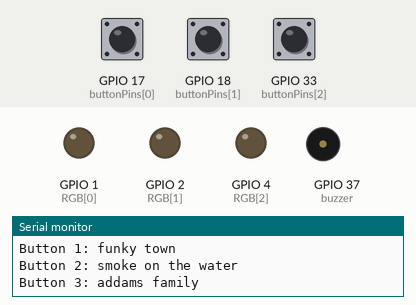
The program below on a simulated ESP32-S3. On the bench: output pins drawn as LEDs (lit = HIGH), buzzer (waves = sounding), the last lines printed to the serial monitor. The test bench sets the inputs (shaded band); at power-on: GPIO 17 (buttonPins[0]) HIGH, GPIO 18 (buttonPins[1]) HIGH, GPIO 33 (buttonPins[2]) HIGH.

Above: at 1.2 s.
1.3 s: GPIO 17 (buttonPins[0]) pulled LOW for 0.15 s
At 2.28 s:
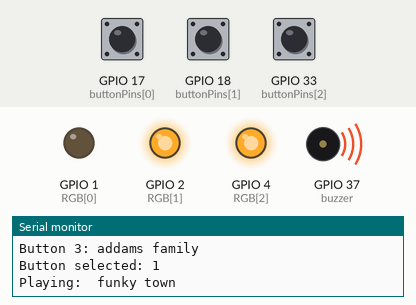
At 4.15 s:
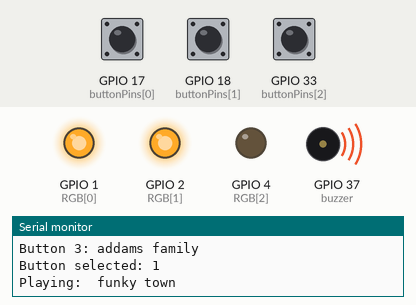
4.3 s: GPIO 18 (buttonPins[1]) pulled LOW for 0.15 s
7.4 s: GPIO 33 (buttonPins[2]) pulled LOW for 0.15 s
10.5 s: GPIO 33 (buttonPins[2]) pulled LOW for 1 s
14.5 s: GPIO 33 (buttonPins[2]) pulled LOW for 3.2 s
At 14.79 s:
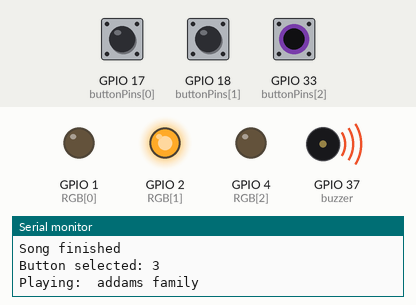
19.2 s: GPIO 17 (buttonPins[0]) driven LOW and GPIO 18 (buttonPins[1]) driven LOW and GPIO 33 (buttonPins[2]) driven LOW
At 19.66 s:
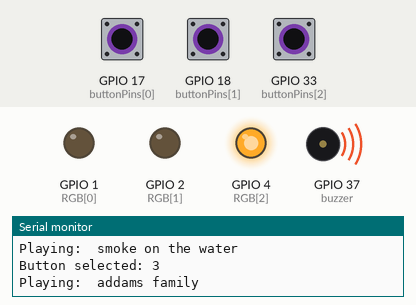
Timing chart, 0 to 23.2 s (numbered marks = the images above; inputs shaded):
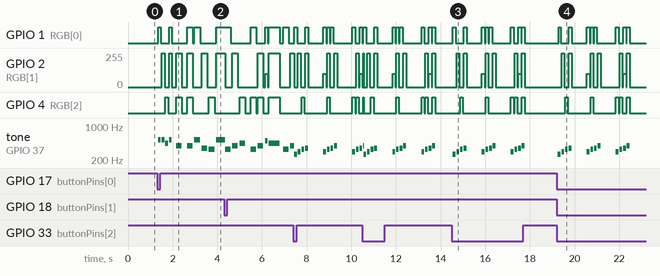

The program:

main.cpp
```cpp
#include <Arduino.h>

const int buttonPins[3] = {17, 18, 33};

const int RGB[3] = {1, 2, 4};

const int buzzer = 37;

const int NUM_SONGS = 3;
const int NUM_NOTES = 16;

const int NUM_RGB_PINS = 3;
const int NUM_BUTTONS = 3;

// -------------------- MUSICAL NOTES --------------------

const int REST    = 0;
const int NOTE_C4 = 262;
const int NOTE_D4 = 294;
const int NOTE_E4 = 330;
const int NOTE_F4 = 349;
const int NOTE_G4 = 392;
const int NOTE_A4 = 440;
const int NOTE_B4 = 494;
const int NOTE_C5 = 523;

// -------------------- SONG NAMES --------------------

const char* songNames[NUM_SONGS] ={
  " funky town",
  " smoke on the water",
  " addams family "
};

int melodies[NUM_SONGS][NUM_NOTES] = {

  // button 1 -- funkytown
  {
  NOTE_C5, NOTE_C5, NOTE_A4, NOTE_C5,
  REST, NOTE_G4, REST, NOTE_G4,
  NOTE_C5, NOTE_F4, NOTE_E4, NOTE_C5,
  REST, REST, REST, REST
  },

    // button 2 -- smoke on the water
  {
    NOTE_E4, NOTE_G4, NOTE_A4, REST,
    NOTE_E4, NOTE_G4, NOTE_B4, NOTE_A4,
    NOTE_E4, NOTE_G4, NOTE_A4, REST,
    NOTE_G4, NOTE_E4, REST,
    REST
  },

      // button 3 -- addams family
  {
    NOTE_C4, NOTE_D4, NOTE_E4, NOTE_F4,
    REST,    REST,    NOTE_D4, NOTE_E4,
    NOTE_F4, NOTE_G4, REST,    REST,
    NOTE_D4, NOTE_E4, NOTE_F4, NOTE_G4
  }
};

int noteDurations[NUM_SONGS][NUM_NOTES] = {
   {
    8, 8, 8, 8,
    8, 4, 8, 4,
    4, 4, 4, 2,
    4, 4, 4, 4
  },

   {
    4, 4, 4, 8,
    4, 4, 8, 2,
    4, 4, 4, 8,
    4, 2, 4, 4
  },

  {
    8, 8, 8, 8,
    4, 4,    8, 8,
    8, 8, 4, 4,
    8, 8, 8, 8

  }
};

// -------------------- RGB COLOUR ARRAY --------------------

int colours[][3] = {
  {255,   0,   0},  // Red
  {  0, 255,   0},  // Green
  {  0,   0, 255},  // Blue
  {255, 255,   0},  // Yellow
  {255,   0, 255},  // Magenta
  {  0, 255, 255},  // Cyan
  {255, 100,   0},  // Orange
  {255, 255, 255}   // White
};

const int NUM_COLOURS = 8;

// -------------------- BUTTON VARIABLES --------------------

int buttonState[NUM_BUTTONS] = {
  HIGH, HIGH, HIGH
};

int lastButtonReading[NUM_BUTTONS] = {
  HIGH, HIGH, HIGH
};

unsigned long debounceStart[NUM_BUTTONS] = {
  0, 0, 0
};

const unsigned long DEBOUNCE_TIME = 50;

// -------------------- MELODY VARIABLES --------------------

int currentSong = -1;
int currentNote = 0;

bool songPlaying = false;
bool notePlaying = false;
bool gapPlaying = false;

unsigned long noteStartTime = 0;
unsigned long noteLength = 0;

unsigned long gapStartTime = 0;
unsigned long gapLength = 0;

// -------------------- RGB FUNCTIONS --------------------

void setColor(int colourNumber) {

  for (int channel = 0;
  channel < NUM_RGB_PINS;
  channel++) {

    analogWrite(
      RGB[channel],
      colours[colourNumber][channel]
    );
  }
}

void RGBoff() {

  for (int channel = 0; channel < NUM_RGB_PINS; channel++) {

    analogWrite(RGB[channel], 0);
  }
}

void startCurrentNote() {

  if(currentNote >= NUM_NOTES) {
    songPlaying = false;
    notePlaying = false;
    gapPlaying = false;

    noTone(buzzer);
    RGBoff();

    Serial.println("Song finished");
    return;
  }

  int frequency = melodies[currentSong][currentNote];

  noteLength = 1000 / noteDurations[currentSong][currentNote];

  int colourNumber = currentNote % NUM_COLOURS;

  if (frequency != REST) {
    tone(buzzer, frequency);
    setColor(colourNumber);
  }
  else {
    noTone(buzzer);
    RGBoff();
  }

  noteStartTime = millis();

  notePlaying = true;
  gapPlaying = false;
}

void startSong(int songNumber) {

  noTone(buzzer);
  RGBoff();

  currentSong = songNumber;
  currentNote = 0;
  songPlaying = true;

  Serial.print("Playing: ");
  Serial.println(songNames[currentSong]);

  // Start the first note immediately
  startCurrentNote();
}

void updateSong() {

  if (!songPlaying) {
    return;
  }

  unsigned long currentMillis = millis();

  if (notePlaying && currentMillis - noteStartTime >= noteLength) {
    noTone(buzzer);
    RGBoff();

    notePlaying = false;
    gapPlaying = true;

    // Start timing the gap between notes
    gapStartTime = currentMillis;

    // Gap is 30% of the note duration
    gapLength = noteLength * 30 / 100;
  }

  if (gapPlaying && currentMillis - gapStartTime >= gapLength) {

    gapPlaying = false;

    // Move to the next note
    currentNote++;

    // Start the next note
    startCurrentNote();
  }
}

// -------------------- CHECK BUTTONS --------------------

void checkButtons() {
  unsigned long currentMillis = millis();

  for (int button = 0; button < NUM_BUTTONS; button++) {

    int reading = digitalRead(buttonPins[button]);

    if (reading != lastButtonReading[button]) {
      debounceStart[button] = currentMillis;
    }

    if (currentMillis - debounceStart[button] >= DEBOUNCE_TIME) {

      if(reading != buttonState[button]) {
        buttonState[button] = reading;

        if (buttonState[button] == LOW) {
          Serial.print("Button selected: ");
          Serial.println(button + 1);

          startSong(button);
        }
      }
    }

    lastButtonReading[button] = reading;
  }
}

void setup() {
  Serial.begin(115200);

  for (int x = 0; x < NUM_BUTTONS; x++) {
    pinMode(buttonPins[x], INPUT_PULLUP);
  }

  for (int x = 0; x < NUM_RGB_PINS; x++){
    pinMode(RGB[x], OUTPUT);
  }

  pinMode(buzzer, OUTPUT);

  RGBoff();
  noTone(buzzer);

  Serial.println("Melody player ready");
  Serial.println("Button 1: funky town");
  Serial.println("Button 2: smoke on the water");
  Serial.println("Button 3: addams family");
}

void loop() {
  checkButtons();
  updateSong();
}
```

Measured:
- after the input at 1.3 s, GPIO 1 (RGB[0]): LOW → HIGH after 0.05 s, → LOW 0.13 s later, → HIGH 0.36 s later, → LOW 0.13 s later, … (9 changes in this stretch); GPIO 2 (RGB[1]): 0/255 → 255/255 after 0.21 s, → 0/255 0.12 s later, → 255/255 0.20 s later, → 0/255 0.13 s later, … (11 changes in this stretch)
- after the input at 14.5 s, GPIO 1 (RGB[0]): LOW → HIGH after 0.05 s, → LOW 0.13 s later, → HIGH 0.36 s later, → LOW 0.13 s later, … (16 changes in this stretch); GPIO 2 (RGB[1]): 0/255 → 255/255 after 0.21 s, → 0/255 0.13 s later, → 255/255 0.20 s later, → 0/255 0.13 s later, … (16 changes in this stretch)
- after the input at 19.2 s, GPIO 2 (RGB[1]): 0/255 → 255/255 after 0.22 s, → 0/255 0.12 s later, → 255/255 0.20 s later, → 0/255 0.12 s later, … (16 changes in this stretch); GPIO 4 (RGB[2]): LOW → HIGH after 0.38 s, → LOW 0.12 s later, → HIGH 1.0 s later, → LOW 0.13 s later, … (10 changes in this stretch)
